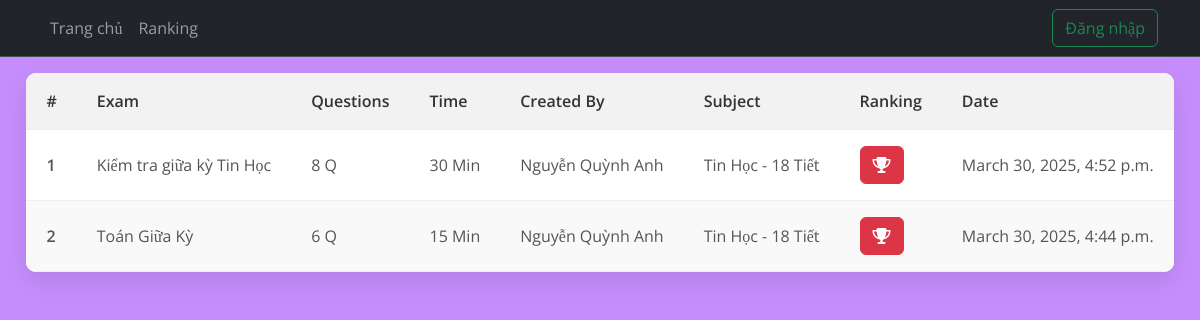
The page /ranking-list on the database its author committed.
### quiz/models/quiz.py (models this page shows, shortened)
class CommonAbstract(models.Model):
    created_at = models.DateTimeField(auto_now_add=True, verbose_name='Thời điểm tạo')
    updated_at = models.DateTimeField(auto_now=True, verbose_name='Thời điểm cập nhật')
    class Meta:
        ordering = ('-created_at',)
        abstract = True

class Exam(CommonAbstract):
    id = models.AutoField(auto_created=True, primary_key=True, serialize=False, verbose_name='ID')
    thumb = models.ImageField(upload_to='exam_imgs/', null=True, blank=True, verbose_name='Ảnh thumbnail')
    title = models.CharField(max_length=255, verbose_name='Tên bài kiểm tra')
    room_name = models.CharField(max_length=255, verbose_name='Tên phòng thi')
    room_code = models.CharField(max_length=15, unique=True, verbose_name='Mã phòng thi')
    start_time = models.DateTimeField(verbose_name='Thời gian bắt đầu')
    finish_time = models.DateTimeField(verbose_name='Thời gian kết thúc')
    time_todo = models.IntegerField(default=15, verbose_name='Thời gian làm bài (phút)')
    retry = models.SmallIntegerField(default=1, verbose_name='Số lượt thi tối đa')
    subject = models.ForeignKey(Subject, on_delete=models.SET_NULL, null=True, verbose_name='Môn học')
    created_by = models.ForeignKey(TeacherProfile, on_delete=models.SET_NULL, null=True, verbose_name='Người tạo')
    classroom = models.ForeignKey(Classroom, on_delete=models.SET_NULL, null=True, verbose_name='Lớp')
    part_1 = models.ManyToManyField(Question, verbose_name='Phần I')
    part_2 = models.ManyToManyField(QuestionTrueFalse, verbose_name='Phần II')
    part_3 = models.ManyToManyField(QuestionFill, verbose_name='Phần III')
    @property
    def total_questions(self):
        return self.part_1.count() + self.part_2.count() + self.part_3.count()
    class Meta:
        ordering = ('-created_at',)
        verbose_name = 'Bài kiểm tra'
        verbose_name_plural = 'Bài kiểm tra'
        db_table = 'exams'

class TeacherProfile(CommonAbstract):
    id = models.BigAutoField(auto_created=True, primary_key=True, serialize=False, verbose_name='ID')
    avt = models.ImageField(upload_to='teacher_imgs/', null=True, blank=True, verbose_name='Ảnh đại diện')
    fullname = models.CharField(max_length=255, verbose_name='Họ và tên', null=True, blank=True)
    dob = models.DateField(null=True, blank=True, verbose_name='Ngày sinh')
    gender = models.SmallIntegerField(null=True, blank=True, choices=GENDER, verbose_name='Giới tính')
    address = models.TextField(null=True, blank=True, verbose_name='Địa chỉ')
    phone = models.CharField(max_length=15, null=True, blank=True, verbose_name='Số điện thoại')
    position = models.CharField(max_length=255, verbose_name='Vị trí giảng dạy')
    user = models.OneToOneField(User, null=True, on_delete=models.SET_NULL, verbose_name='Tài khoản')
    class Meta:
        verbose_name = 'Giáo viên'
        verbose_name_plural = 'Giáo viên'
        db_table = 'teacher_profiles'
        ordering = ['-updated_at', 'fullname',]
    def __str__(self):
        return self.fullname if self.fullname else str(self.id)

class Subject(CommonAbstract):
    id = models.SmallAutoField(auto_created=True, primary_key=True, serialize=False, verbose_name='ID')
    avt = models.ImageField(upload_to='subject_imgs/', null=True, blank=True, verbose_name='Ảnh đại diện')
    name = models.CharField(max_length=255, verbose_name='Tên môn học')
    teaching_hour = models.SmallIntegerField(default=18, verbose_name='Số tiết giảng dạy')
    class Meta:
        verbose_name = 'Môn học'
        verbose_name_plural = 'Môn học'
        db_table = 'subjects'
        ordering = ['-updated_at', 'name', '-teaching_hour']
    def __str__(self):
        return f"{self.name} - {self.teaching_hour} Tiết"

### quiz/views/quiz.py (the view)
# urls.py: path('ranking-list', ranking_list_view, name='ranking-list'),
def ranking_list_view(request):
    rank_list = Exam.objects.order_by('-updated_at')
    return render(request, 'quiz/ranking-list.html', {'rank_list': rank_list}, status=200)

### templates/quiz/ranking-list.html (shortened to what this page needs)
{% extends 'base.html' %}
{% load static %}
{% block content %}
<nav class="navbar navbar-expand-lg bg-dark border-bottom border-body" data-bs-theme="dark">
    <div class="container">
      <div class="collapse navbar-collapse" id="navbarSupportedContent">
        <ul class="navbar-nav me-auto mb-2 mb-lg-0">
          <li class="nav-item">
            <a class="nav-link" aria-current="page" href="/">Trang chủ</a>
          </li>
          <li class="nav-item">
            <a class="nav-link" href="#">Ranking</a>
          </li>
        </ul>
        {% if request.user.is_authenticated %}
          <span class="text-white" style="margin-right: 8px;">{{request.user.username}}</span>
          <a href="{% url 'logout' %}" class="btn btn-outline-success">Đăng xuất</a>
        {% else %}
          <a class="btn btn-outline-success" href="{% url 'login' %}">Đăng nhập</a>
        {% endif %}
      </div>
    </div>
</nav>
  <div class="table-box mt-3">
    <table>
      <thead>
        <tr>
          <th>#</th>
          <th>Exam</th>
          <th>Questions</th>
          <th>Time</th>
          <th>Created By</th>
          <th>Subject</th>
          <th>Ranking</th>
          <th>Date</th>
        </tr>
      </thead>
      <tbody>
        {% for exam in rank_list %}
            <tr>
                <td><strong>{{forloop.counter}}</strong></td>
                <td>{{exam.title|truncatechars:60}}</td>
                <td>{{exam.total_questions}} Q</td>
                <td>{{exam.time_todo}} Min</td>
                <td>{{exam.created_by}}</td>
                <td>{{exam.subject}}</td>
                <td>
                  <a href="{% url 'ranking' exam.id %}" class="btn btn-danger"><i class="fa-solid fa-trophy"></i></a>
                </td>
                <td>{{exam.updated_at}}</td>
            </tr>
        {% endfor %}
      </tbody>
    </table>
  </div>
{% endblock content %}

### static/assets/css/base.css (style rules this page uses)
* { margin: 0; padding: 0; box-sizing: border-box; font-family: "Open Sans", serif; }
ul { list-style: none; }

### templates/quiz/ranking-list.html (style rules this page uses)
body { font-family: 'Segoe UI', sans-serif; background-color: #C68EFD; text-align: center; }
.table-box { display: inline-block; background: #fff; border-radius: 10px; box-shadow: 0 10px 30px rgba(0, 0, 0, 0.1); overflow-x: auto; }
table { border-collapse: collapse; width: 100%; min-width: 800px; }
thead { background-color: #f2f2f2; }
th, td { padding: 16px 20px; border-bottom: 1px solid #eee; text-align: left; }
th { font-weight: 600; color: #333; }
td { color: #555; }
td strong { font-weight: 600; }
tbody tr:nth-child(even) { background-color: #f9f9f9; }

### rows shown on the page
Exam: title "Kiểm tra giữa kỳ Tin Học", total_questions "8", time_todo "30", created_by "Nguyễn Quỳnh Anh", subject "Tin Học - 18 Tiết", updated_at "March 30, 2025, 4:52 p.m."
Exam: title "Toán Giữa Kỳ", total_questions "6", time_todo "15", created_by "Nguyễn Quỳnh Anh", subject "Tin Học - 18 Tiết", updated_at "March 30, 2025, 4:44 p.m."
